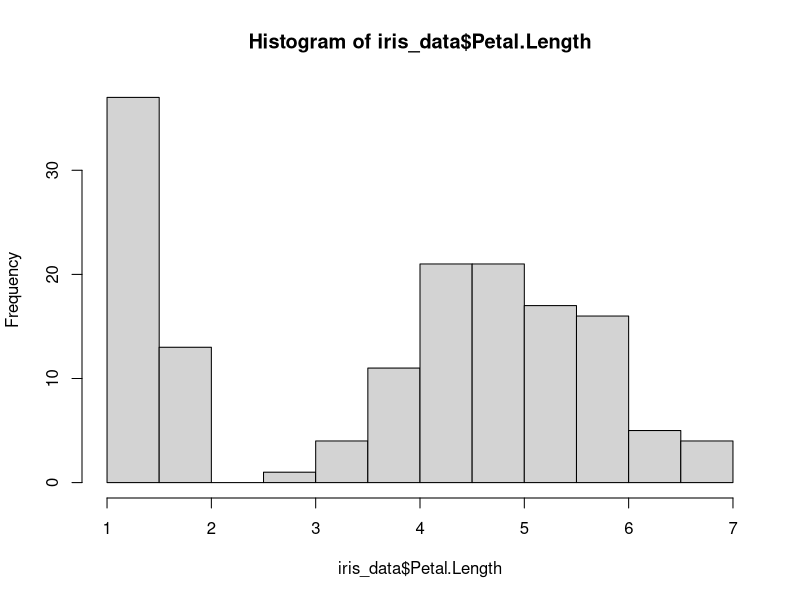
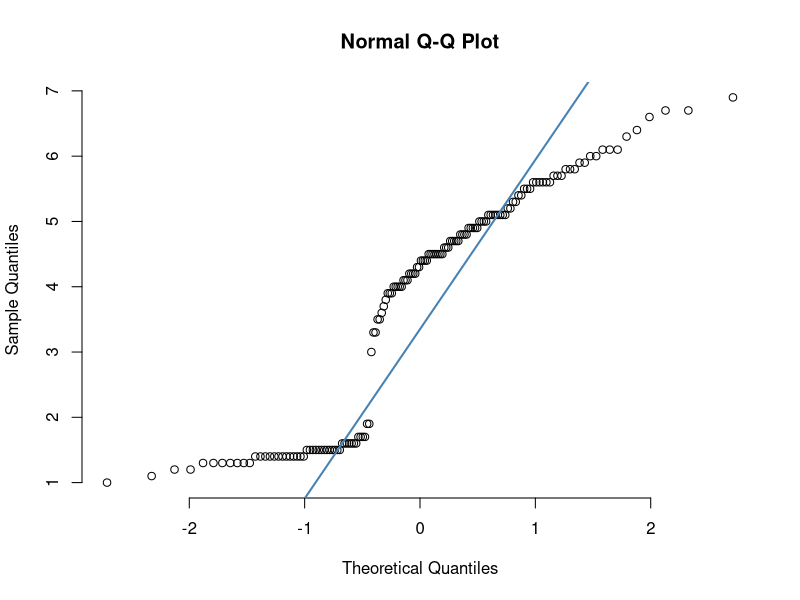
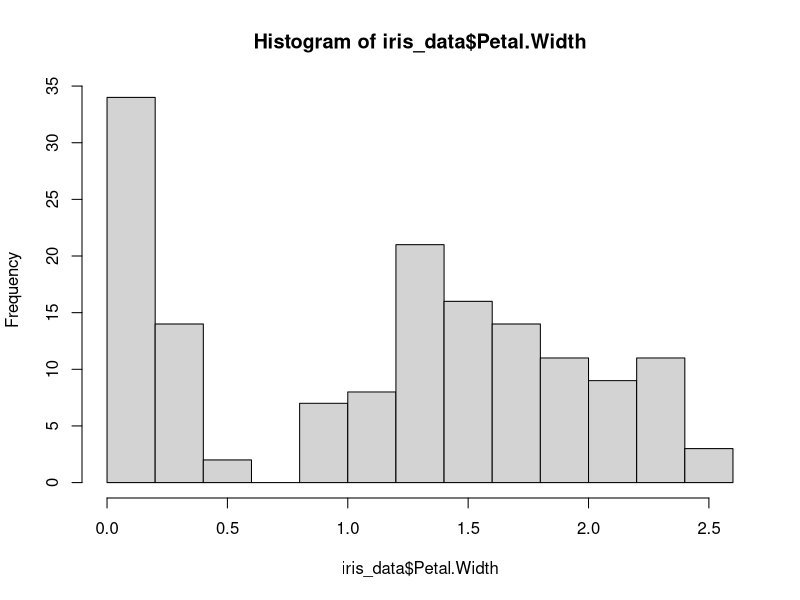
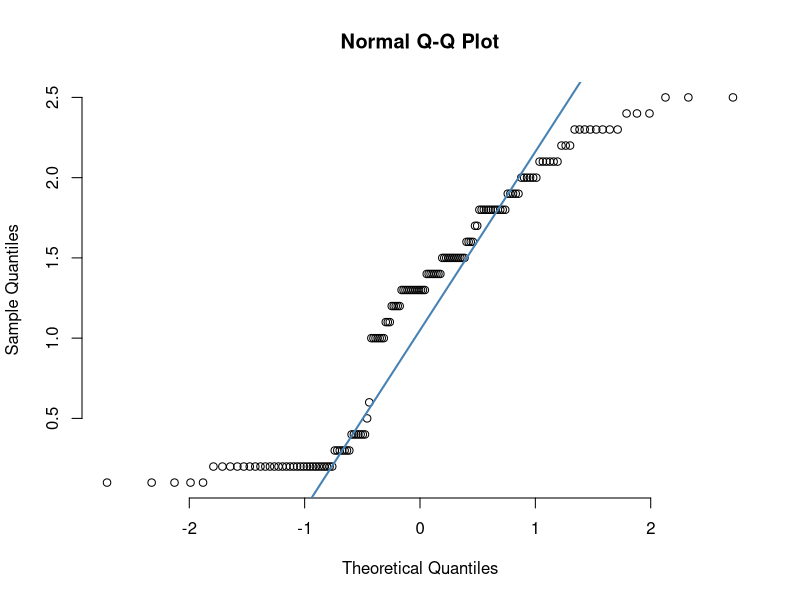

Recreate these plots in R, in order.
##############################
## Quest?o 1: Fa?a o c?digo abaixo funcionar corretamente
##############################

#################################
# data
iris_data <- iris[,1:4]
iris_data

#################################
# histograma
hist(iris_data$Petal.Length)

# qqplot
qqnorm(iris_data$Petal.Length, pch = 1, frame = FALSE)
qqline(iris_data$Petal.Length, col = "steelblue", lwd = 2)

## shapiro test 
resultado_shapiro = shapiro.test(iris_data$Petal.Length)

## Explore a variavel "resultado_shapiro" e substitua o "??" pela variavel referente ao p-value
p_valor = resultado_shapiro$p.value

# p-value ? maior que 0.05?
p_valor > 0.05

#################################
# histograma
hist(iris_data$Petal.Width)

# qqplot
qqnorm(iris_data$Petal.Width, pch = 1, frame = FALSE)
qqline(iris_data$Petal.Width, col = "steelblue", lwd = 2)

## shapiro test 
resultado_shapiro = shapiro.test(iris_data$Petal.Width)

## Explore a variavel "resultado_shapiro" e substitua o "??" pela variavel referente ao p-value
p_valor = resultado_shapiro$p.value
  
# p-value ? maior que 0.05?
p_valor > 0.05



##############################
## Quest?o 2: Leia com aten??o e fa?a o que foi pedido
##############################

# Fa?a uma fun??o chamada "buscador" que recebe duas v?riaveis, uma chamada "frases"
#  e a outra chamada de "palavra". A variavel "frases" ? uma lista com v?rias sequencias
# de strings. A Fun??o "buscador" deve verificar se a variavel "palavra" est? presente em cada 
# uma das strings da varivel "frases". Ao final, a fun??o deve retormar uma lista dentro da variavel 
# "resultado" que contem apenas as strings no qual a variavel "palavra" foi encontrada. Por exemplo:

# Se temos os seguintes conteudos paras as variaveis
# frases = c("O ITV esta realizando um processo seletivo", 
#           "O ITV ? referencia em v?rios estudos",
#            "Processo avaliativo de modelos precisa ser feito com cautela")

# palavra = "processo"


# A variavel "resultado" deve retornar o seguinte: c("O ITV esta realizando um processo seletivo",
# "Processo avaliativo de modelos precisa ser feito com cautela")



# Fa?a conforme foi pedido:
frases = c("O ITV esta realizando um processo seletivo", 
           "O itv ? referencia em v?rios estudos",
           "R e python s?o linguagens poderoras",
           "No ITV existe uma grande variedade de projetos")

palavra = "itv"

buscador = function(frases, palavra){
  return(frases[grep(palavra, frases, ignore.case = TRUE)])
}

resultado = buscador(frases, palavra)
resultado
  





